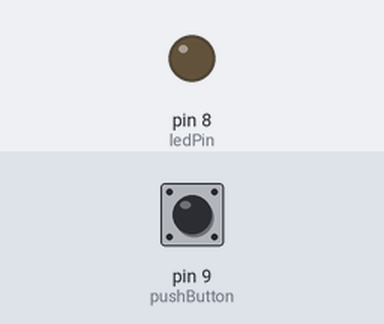
The sketch below on a simulated Arduino Uno, built with avr-gcc and run on an emulated ATmega328P. Shown: output pins drawn as LEDs (lit = HIGH). The inputs (shaded band) are chosen by the test bench; at power-on: pin 9 (pushButton) HIGH.

Above: at 1.2 s.
1.3 s: pin 9 (pushButton) pulled LOW for 0.15 s
At 1.37 s:
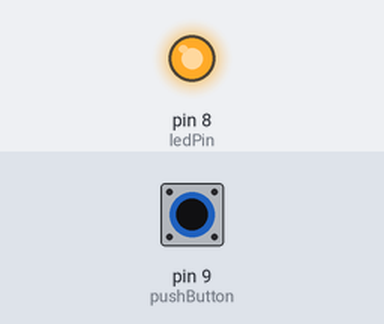
2.9 s: pin 9 (pushButton) pulled LOW for 3.2 s
At 6.6 s:
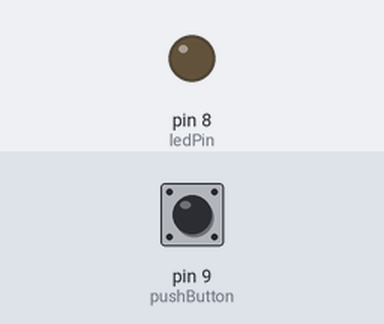
Timing chart, 0 to 8.1 s (numbered marks = the images above; inputs shaded):
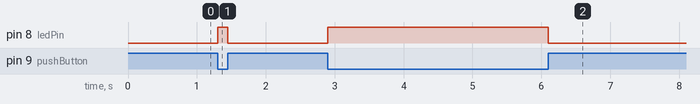

Measured:
- after the input at 1.3 s, pin 8 (ledPin): LOW → HIGH at once, → LOW 0.15 s later
- after the input at 2.9 s, pin 8 (ledPin): LOW → HIGH at once, → LOW 3.2 s later

The sketch:

sketch_sep23b_LED.ino
```cpp
int pushButton = 9;
int ledPin = 8;

void setup() {
  Serial.begin(9600);
  pinMode(pushButton, INPUT);
  pinMode(ledPin, OUTPUT);

}

void loop() {
  int buttonStateCurrent = digitalRead(pushButton);

  if(buttonStateCurrent == LOW)
  {
    digitalWrite(ledPin, HIGH);
  }
  else
  {
    digitalWrite(ledPin, LOW);
  }
}
```
